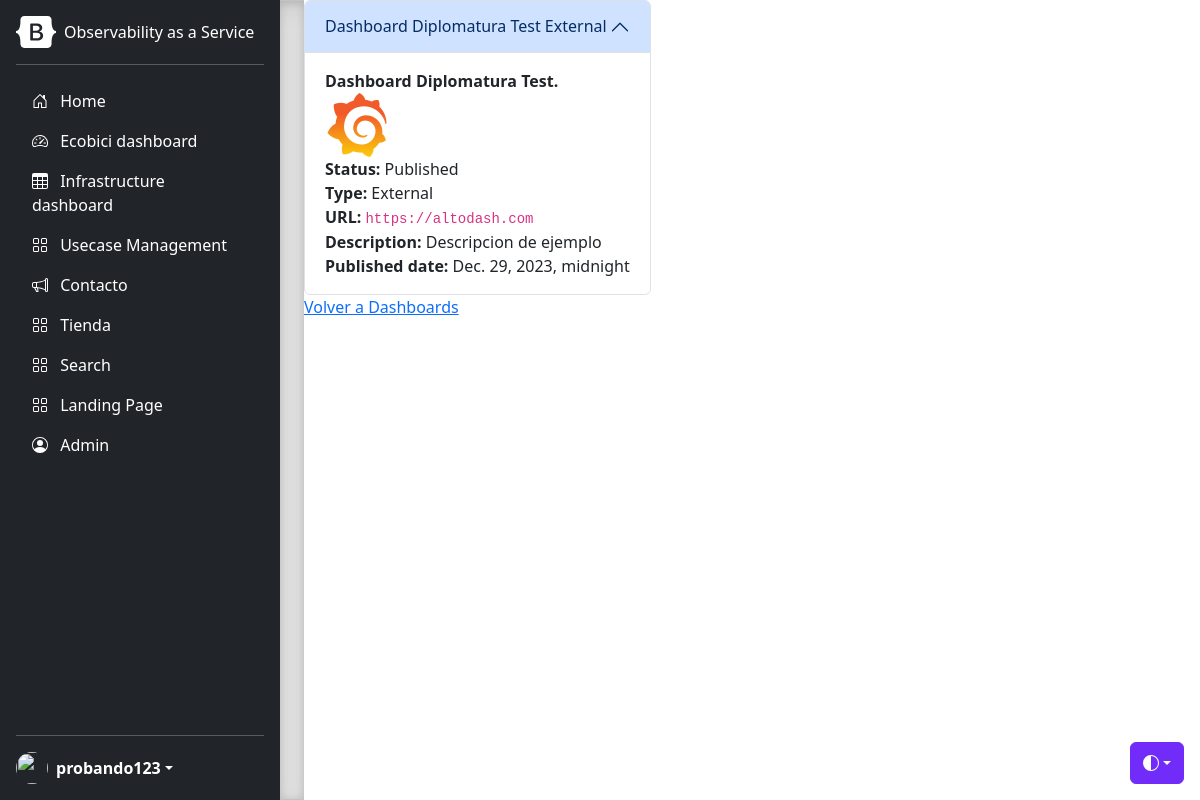
Screenshot of /tienda/usecase/11/ (signed in) with the database file from the repository.
### dashboards/models.py (models this page shows, shortened)
class Dashboards(models.Model):
    draft = "Draft"
    published = "Published"
    retired = "Retired"
    custom = "Custom"
    external = "External"
    DASHBOARD_STATUS = (
        (draft, "Draft"),
        (published, "Published"),
        (retired, "Retired")
    )
    DASHBOARD_TYPE = (
        (custom, "Custom"),
        (external, "External"),
    )
    status = models.CharField(max_length=50, choices=DASHBOARD_STATUS, default=draft)
    dashboard_type = models.CharField(max_length=50, choices=DASHBOARD_TYPE, default=custom)
    name = models.CharField(max_length=200)
    url = models.CharField(max_length=200)
    description = models.CharField(max_length=200)
    published_date = models.DateTimeField('Published Date')
    image = models.ImageField(default='grafana_logo_icon_171048.png', blank=True, null=True)
    def __str__(self):
        return self.name + ' ' + str(self.dashboard_type)

### tienda/views.py (the view)
# urls.py: path('usecase/<int:dashboard_id>/', views.usecase, name='usecase'),
@login_required(redirect_field_name='/' , login_url='/usuarios/login')
def usecase(request, dashboard_id: int):
    template = 'tienda/usecase.html'
    params = {}
    params['site_name'] = 'Observability Insights - Ver Dashboard <id: int>'
    params['page'] = 'usecase.html'
    try:
        data = Dashboards.objects.get(pk=dashboard_id)
    except Dashboards.DoesNotExist:
        raise Http404
    params['data'] = data
    return render(request, template, params)

### templates/tienda/usecase.html
{% extends "layout.html" %}
{% block main %}
<div class="accordion" id="accordionExample">
  <div class="accordion-item">
    <h2 class="accordion-header">
      <button class="accordion-button" type="button" data-bs-toggle="collapse" data-bs-target="#collapseOne" aria-expanded="true" aria-controls="collapseOne">
        {{data}}
      </button>
    </h2>
    <div id="collapseOne" class="accordion-collapse collapse show" data-bs-parent="#accordionExample">
      <div class="accordion-body">
        <strong>{{data.name}}.</strong><br \>
        <img src="/media/{{data.image}}" height="64" width="64"><br \>
        <b>Status: </b>{{data.status}}<br \>
        <b>Type: </b>{{data.dashboard_type}}<br \>
        <b>URL: </b><code>{{data.url}}</code><br \>
        <b>Description: </b>{{data.description}}<br \>
        <b>Published date: </b>{{data.published_date}}<br \>
      </div>
    </div>
  </div>
  <a href="{% url 'usecases' %}">Volver a Dashboards</a>
</div>
{% endblock %}

### templates/dashboards/sidebar.html (shortened to what this page needs)
<main class="d-flex flex-nowrap">
    <div class="d-flex flex-column flex-shrink-0 p-3 text-bg-dark" style="width: 280px;">
      <a href="/" class="d-flex align-items-center mb-3 mb-md-0 me-md-auto text-white text-decoration-none">
        <svg class="bi pe-none me-2" width="40" height="32"><use xlink:href="#bootstrap"/></svg>
        <span class="fs-6">Observability as a Service</span>
      </a>
      <hr>
      <ul class="nav nav-pills flex-column mb-auto">
        <li class="nav-item">
          {% if 'index' in page %}
          <a href="{% url 'main' %}" class="nav-link active" aria-current="page">
          {% else %}
          <a href="{% url 'main' %}" class="nav-link text-white" aria-current="page">
          {% endif %}
            <svg class="bi pe-none me-2" width="16" height="16"><use xlink:href="#home"/></svg>
            Home
          </a>
        </li>
        <li>
          {% if 'ecobici' in page %}
          <a href="{% url 'ecobici' %}" class="nav-link text-white active">
          {% else %}
          <a href="{% url 'ecobici' %}" class="nav-link text-white">
          {% endif %}
            <svg class="bi pe-none me-2" width="16" height="16"><use xlink:href="#speedometer2"/></svg>
            Ecobici dashboard
          </a>
        </li>
        <li>
          {% if 'infrastructure' in page %}
          <a href="{% url 'infrastructure' %}" class="nav-link text-white active">
          {% else %}
          <a href="{% url 'infrastructure' %}" class="nav-link text-white">
          {% endif %}
            <svg class="bi pe-none me-2" width="16" height="16"><use xlink:href="#table"/></svg>
            Infrastructure dashboard
          </a>
        </li>
        <li>
          {% if 'cargar' in page %}
          <a href="{% url 'cargar' %}" class="nav-link text-white active">
          {% else %}
          <a href="{% url 'cargar' %}" class="nav-link text-white">
          {% endif %}
            <svg class="bi pe-none me-2" width="16" height="16"><use xlink:href="#grid"/></svg>
            Usecase Management
          </a>
        </li>
        <li>
          {% if not page %}
          <a href="{% url 'contacto' %}" class="nav-link text-white active">
          {% else %}
          <a href="{% url 'contacto' %}" class="nav-link text-white">
          {% endif %}
            <svg class="bi pe-none me-2" width="16" height="16"><use xlink:href="#contact"/></svg>
            Contacto
          </a>
        </li>
        <li>
          {% if 'usecases' in page %}
          <a href="{% url 'usecases' %}" class="nav-link text-white active">
          {% else %}
          <a href="{% url 'usecases' %}" class="nav-link text-white">
          {% endif %}
            <svg class="bi pe-none me-2" width="16" height="16"><use xlink:href="#grid"/></svg>
            Tienda
          </a>
        </li>
        <li>
          {% if 'search' in page %}
          <a href="{% url 'search' %}" class="nav-link text-white active">
            {% else %}
            <a href="{% url 'search' %}" class="nav-link text-white">
              {% endif %}
              <svg class="bi pe-none me-2" width="16" height="16"><use xlink:href="#grid"/></svg>
              Search
            </a>
          </li>
          <li>
            {% if 'landing' in page %}
            <a href="{% url 'landing' %}" class="nav-link text-white active">
              {% else %}
              <a href="{% url 'landing' %}" class="nav-link text-white">
                {% endif %}
                <svg class="bi pe-none me-2" width="16" height="16"><use xlink:href="#grid"/></svg>
                Landing Page
              </a>
            </li>
        {% if request.user.is_authenticated %}
        <li>
          {% if 'admin' in page %}
          <a href="{% url 'admin:index' %}" target="_blank" class="nav-link text-white active">
          {% else %}
          <a href="{% url 'admin:index' %}" target="_blank" class="nav-link text-white">
          {% endif %}
            <svg class="bi pe-none me-2" width="16" height="16"><use xlink:href="#people-circle"/></svg>
            Admin
          </a>
        </li>
        {% endif %}
      </ul>
      <hr>
      <div class="dropdown">
        <a href="{% url 'login' %}" class="d-flex align-items-center text-white text-decoration-none dropdown-toggle" data-bs-toggle="dropdown" aria-expanded="false">
          {% if request.user.is_authenticated %}
          <img src="https://lh3.googleusercontent.com/a/ACg8ocLZyZZMJswZGRTlwg3FVYYXhqAl7D8DThuAMM38xc2SgYM=s376-c-no" alt="" width="32" height="32" class="rounded-circle me-2">
          <strong>{{ request.user }}</strong>
          {% else %}
          <img src="https://media.istockphoto.com/id/1087531642/vector/male-face-silhouette-or-icon-man-avatar-profile-unknown-or-anonymous-person-vector.jpg?s=612x612&w=0&k=20&c=FEppaMMfyIYV2HJ6Ty8tLmPL1GX6Tz9u9Y8SCRrkD-o=" alt="" width="32" height="32" class="rounded-circle me-2">
          <strong>Unkown</strong>
          {% endif %}
        </a>
      </div>
    </div>
    <div class="b-example-divider b-example-vr"></div>

### rows the page displays
Dashboards: name+dashboard_type "Dashboard Diplomatura Test External", name "Dashboard Diplomatura Test", image (picture), status "Published", dashboard_type "External", url "https://altodash.com", description "Descripcion de ejemplo", published_date "Dec. 29, 2023, midnight"

### other values shown
{{ request.user }} "probando123"
